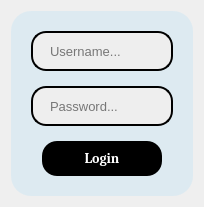
      <widget class="QWidget" name="page_login">
       <property name="styleSheet"><string notr="true">QWidget#page_login { border-image: url(assets/main_asset/background_login.png) 0 0 0 0 stretch stretch; background-color: #f0f0f0; }</string></property>
       <layout class="QGridLayout" name="gridLayout_login">
        <item row="0" column="0">
         <widget class="QFrame" name="frame_login">
          <property name="maximumSize"><size><width>280</width><height>200</height></size></property>
          <property name="styleSheet"><string notr="true">QFrame#frame_login { background-color: rgba(203, 229, 243, 128); border-radius: 20px; }</string></property>
          <layout class="QVBoxLayout" name="verticalLayout_6">
           <property name="spacing"><number>15</number></property>
           <property name="leftMargin"><number>20</number></property>
           <property name="topMargin"><number>20</number></property>
           <property name="rightMargin"><number>20</number></property>
           <property name="bottomMargin"><number>20</number></property>
           <item><widget class="QLineEdit" name="Input_user"><property name="minimumSize"><size><width>0</width><height>40</height></size></property><property name="styleSheet"><string notr="true">QLineEdit { background-color: #eeeeee; border: 2px solid black; border-radius: 15px; padding-left: 15px; font-size: 13px; color: black; } QLineEdit::placeholder { color: #888888; }</string></property><property name="placeholderText"><string>Username...</string></property></widget></item>
           <item><widget class="QLineEdit" name="Input_pass"><property name="minimumSize"><size><width>0</width><height>40</height></size></property><property name="styleSheet"><string notr="true">QLineEdit { background-color: #eeeeee; border: 2px solid black; border-radius: 15px; padding-left: 15px; font-size: 13px; color: black; } QLineEdit::placeholder { color: #888888; }</string></property><property name="echoMode"><enum>QLineEdit::EchoMode::Password</enum></property><property name="placeholderText"><string>Password...</string></property></widget></item>
           <item alignment="Qt::AlignHCenter"><widget class="QPushButton" name="btn_login"><property name="minimumSize"><size><width>120</width><height>35</height></size></property><property name="font"><font><family>Cambria</family><bold>true</bold></font></property><property name="cursor"><cursorShape>PointingHandCursor</cursorShape></property><property name="styleSheet"><string notr="true">QPushButton { background-color: black; color: white; border-radius: 15px; font-size: 14px; font-weight: bold; } QPushButton:hover { background-color: #333333; }</string></property><property name="text"><string>Login</string></property></widget></item>
          </layout>
         </widget>
        </item>
       </layout>
      </widget>
